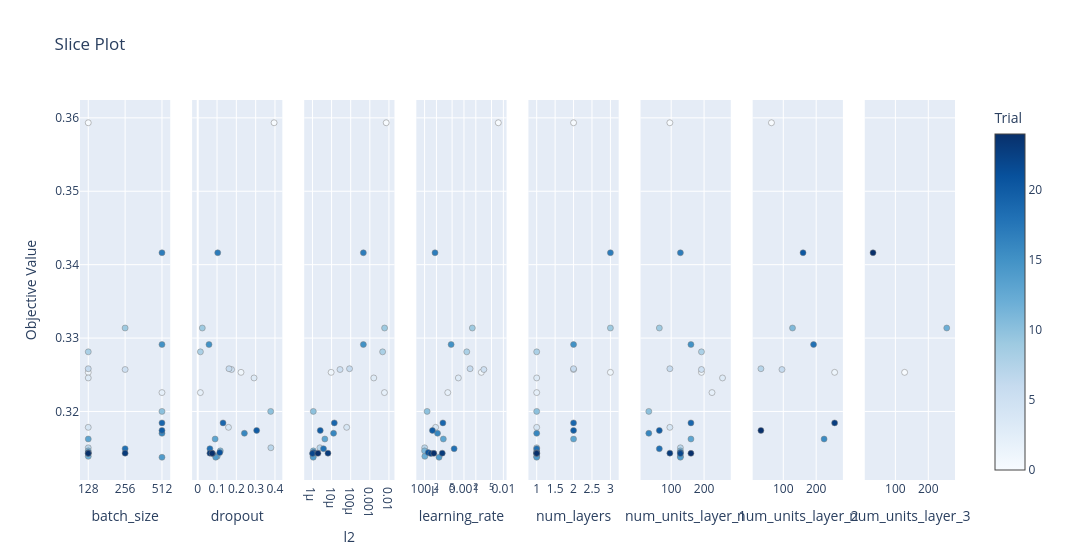

This figure's notebook cell:
### Code cell
plot_optimization_history(study)
plot_param_importances(study)
plot_slice(study)

### Figure 1 — Plotly figure (JSON) as saved in the notebook; plotly's stock layout.template omitted (floating-point values rounded to 4 significant figures)
{"data": [{"marker": {"color": [0, 1, 2, 3, 4, 5, 6, 7, 8, 9, 10, 11, 12, 13, 14, 15, 16, 17, 18, 19, 20, 21, 22, 23, 24], "colorbar": {"title": {"text": "Trial"}, "x": 1, "xpad": 40}, "colorscale": [[0, "rgb(247,251,255)"], [0.125, "rgb(222,235,247)"], [0.25, "rgb(198,219,239)"], [0.375, "rgb(158,202,225)"], [0.5, "rgb(107,174,214)"], [0.625, "rgb(66,146,198)"], [0.75, "rgb(33,113,181)"], [0.875, "rgb(8,81,156)"], [1, "rgb(8,48,107)"]], "line": {"color": "Grey", "width": 0.5}, "showscale": true}, "mode": "markers", "name": "Feasible Trial", "showlegend": false, "type": "scatter", "x": [128, 128, 512, 128, 128, 256, 128, 128, 128, 256, 512, 128, 128, 128, 512, 512, 512, 512, 256, 512, 512, 128, 128, 256, 128], "xaxis": "x", "y": [0.3593, 0.3253, 0.3226, 0.3246, 0.3178, 0.3257, 0.3258, 0.3151, 0.3281, 0.3314, 0.32, 0.3146, 0.3139, 0.3163, 0.3138, 0.3291, 0.317, 0.3416, 0.3149, 0.3184, 0.3174, 0.3144, 0.3143, 0.3143, 0.3143], "yaxis": "y"}, {"marker": {"color": [0, 1, 2, 3, 4, 5, 6, 7, 8, 9, 10, 11, 12, 13, 14, 15, 16, 17, 18, 19, 20, 21, 22, 23, 24], "colorbar": {"title": {"text": "Trial"}, "x": 1, "xpad": 40}, "colorscale": [[0, "rgb(247,251,255)"], [0.125, "rgb(222,235,247)"], [0.25, "rgb(198,219,239)"], [0.375, "rgb(158,202,225)"], [0.5, "rgb(107,174,214)"], [0.625, "rgb(66,146,198)"], [0.75, "rgb(33,113,181)"], [0.875, "rgb(8,81,156)"], [1, "rgb(8,48,107)"]], "line": {"color": "Grey", "width": 0.5}, "showscale": false}, "mode": "markers", "name": "Feasible Trial", "showlegend": false, "type": "scatter", "x": [0.3954, 0.224, 0.01365, 0.2917, 0.1592, 0.1753, 0.1619, 0.3787, 0.01387, 0.0237, 0.3779, 0.1169, 0.1009, 0.09016, 0.09309, 0.05829, 0.2417, 0.1035, 0.06297, 0.1309, 0.3052, 0.1139, 0.07677, 0.06314, 0.07455], "xaxis": "x2", "y": [0.3593, 0.3253, 0.3226, 0.3246, 0.3178, 0.3257, 0.3258, 0.3151, 0.3281, 0.3314, 0.32, 0.3146, 0.3139, 0.3163, 0.3138, 0.3291, 0.317, 0.3416, 0.3149, 0.3184, 0.3174, 0.3144, 0.3143, 0.3143, 0.3143], "yaxis": "y2"}, {"marker": {"color": [0, 1, 2, 3, 4, 5, 6, 7, 8, 9, 10, 11, 12, 13, 14, 15, 16, 17, 18, 19, 20, 21, 22, 23, 24], "colorbar": {"title": {"text": "Trial"}, "x": 1, "xpad": 40}, "colorscale": [[0, "rgb(247,251,255)"], [0.125, "rgb(222,235,247)"], [0.25, "rgb(198,219,239)"], [0.375, "rgb(158,202,225)"], [0.5, "rgb(107,174,214)"], [0.625, "rgb(66,146,198)"], [0.75, "rgb(33,113,181)"], [0.875, "rgb(8,81,156)"], [1, "rgb(8,48,107)"]], "line": {"color": "Grey", "width": 0.5}, "showscale": false}, "mode": "markers", "name": "Feasible Trial", "showlegend": false, "type": "scatter", "x": [0.007184, 9.488e-06, 0.005818, 0.001609, 6.166e-05, 2.769e-05, 8.696e-05, 2.454e-06, 0.00468, 0.005922, 1.109e-06, 1.107e-06, 1.086e-06, 4.45e-06, 1.096e-06, 0.0004599, 1.271e-05, 0.0004587, 3.787e-06, 1.392e-05, 2.558e-06, 1.148e-06, 1.003e-06, 6.477e-06, 1.939e-06], "xaxis": "x3", "y": [0.3593, 0.3253, 0.3226, 0.3246, 0.3178, 0.3257, 0.3258, 0.3151, 0.3281, 0.3314, 0.32, 0.3146, 0.3139, 0.3163, 0.3138, 0.3291, 0.317, 0.3416, 0.3149, 0.3184, 0.3174, 0.3144, 0.3143, 0.3143, 0.3143], "yaxis": "y3"}, {"marker": {"color": [0, 1, 2, 3, 4, 5, 6, 7, 8, 9, 10, 11, 12, 13, 14, 15, 16, 17, 18, 19, 20, 21, 22, 23, 24], "colorbar": {"title": {"text": "Trial"}, "x": 1, "xpad": 40}, "colorscale": [[0, "rgb(247,251,255)"], [0.125, "rgb(222,235,247)"], [0.25, "rgb(198,219,239)"], [0.375, "rgb(158,202,225)"], [0.5, "rgb(107,174,214)"], [0.625, "rgb(66,146,198)"], [0.75, "rgb(33,113,181)"], [0.875, "rgb(8,81,156)"], [1, "rgb(8,48,107)"]], "line": {"color": "Grey", "width": 0.5}, "showscale": false}, "mode": "markers", "name": "Feasible Trial", "showlegend": false, "type": "scatter", "x": [0.007438, 0.00276, 0.0003881, 0.0007202, 0.0001906, 0.003194, 0.00143, 0.0001005, 0.001177, 0.00163, 0.0001159, 0.0001001, 0.0001016, 0.0002994, 0.0002329, 0.0004721, 0.0002129, 0.000184, 0.0005627, 0.0002919, 0.0001584, 0.000124, 0.0001447, 0.000281, 0.0001719], "xaxis": "x4", "y": [0.3593, 0.3253, 0.3226, 0.3246, 0.3178, 0.3257, 0.3258, 0.3151, 0.3281, 0.3314, 0.32, 0.3146, 0.3139, 0.3163, 0.3138, 0.3291, 0.317, 0.3416, 0.3149, 0.3184, 0.3174, 0.3144, 0.3143, 0.3143, 0.3143], "yaxis": "y4"}, {"marker": {"color": [0, 1, 2, 3, 4, 5, 6, 7, 8, 9, 10, 11, 12, 13, 14, 15, 16, 17, 18, 19, 20, 21, 22, 23, 24], "colorbar": {"title": {"text": "Trial"}, "x": 1, "xpad": 40}, "colorscale": [[0, "rgb(247,251,255)"], [0.125, "rgb(222,235,247)"], [0.25, "rgb(198,219,239)"], [0.375, "rgb(158,202,225)"], [0.5, "rgb(107,174,214)"], [0.625, "rgb(66,146,198)"], [0.75, "rgb(33,113,181)"], [0.875, "rgb(8,81,156)"], [1, "rgb(8,48,107)"]], "line": {"color": "Grey", "width": 0.5}, "showscale": false}, "mode": "markers", "name": "Feasible Trial", "showlegend": false, "type": "scatter", "x": [2, 3, 1, 1, 1, 2, 2, 1, 1, 3, 1, 1, 1, 2, 1, 2, 1, 3, 1, 2, 2, 1, 1, 1, 1], "xaxis": "x5", "y": [0.3593, 0.3253, 0.3226, 0.3246, 0.3178, 0.3257, 0.3258, 0.3151, 0.3281, 0.3314, 0.32, 0.3146, 0.3139, 0.3163, 0.3138, 0.3291, 0.317, 0.3416, 0.3149, 0.3184, 0.3174, 0.3144, 0.3143, 0.3143, 0.3143], "yaxis": "y5"}, {"marker": {"color": [0, 1, 2, 3, 4, 5, 6, 7, 8, 9, 10, 11, 12, 13, 14, 15, 16, 17, 18, 19, 20, 21, 22, 23, 24], "colorbar": {"title": {"text": "Trial"}, "x": 1, "xpad": 40}, "colorscale": [[0, "rgb(247,251,255)"], [0.125, "rgb(222,235,247)"], [0.25, "rgb(198,219,239)"], [0.375, "rgb(158,202,225)"], [0.5, "rgb(107,174,214)"], [0.625, "rgb(66,146,198)"], [0.75, "rgb(33,113,181)"], [0.875, "rgb(8,81,156)"], [1, "rgb(8,48,107)"]], "line": {"color": "Grey", "width": 0.5}, "showscale": false}, "mode": "markers", "name": "Feasible Trial", "showlegend": false, "type": "scatter", "x": [96, 192, 224, 256, 96, 192, 96, 128, 192, 64, 32, 128, 128, 160, 128, 160, 32, 128, 64, 160, 64, 128, 128, 96, 160], "xaxis": "x6", "y": [0.3593, 0.3253, 0.3226, 0.3246, 0.3178, 0.3257, 0.3258, 0.3151, 0.3281, 0.3314, 0.32, 0.3146, 0.3139, 0.3163, 0.3138, 0.3291, 0.317, 0.3416, 0.3149, 0.3184, 0.3174, 0.3144, 0.3143, 0.3143, 0.3143], "yaxis": "y6"}, {"marker": {"color": [0, 1, 5, 6, 9, 13, 15, 17, 19, 20], "colorbar": {"title": {"text": "Trial"}, "x": 1, "xpad": 40}, "colorscale": [[0, "rgb(247,251,255)"], [0.125, "rgb(222,235,247)"], [0.25, "rgb(198,219,239)"], [0.375, "rgb(158,202,225)"], [0.5, "rgb(107,174,214)"], [0.625, "rgb(66,146,198)"], [0.75, "rgb(33,113,181)"], [0.875, "rgb(8,81,156)"], [1, "rgb(8,48,107)"]], "line": {"color": "Grey", "width": 0.5}, "showscale": false}, "mode": "markers", "name": "Feasible Trial", "showlegend": false, "type": "scatter", "x": [64, 256, 96, 32, 128, 224, 192, 160, 256, 32], "xaxis": "x7", "y": [0.3593, 0.3253, 0.3257, 0.3258, 0.3314, 0.3163, 0.3291, 0.3416, 0.3184, 0.3174], "yaxis": "y7"}, {"marker": {"color": [1, 9, 17], "colorbar": {"title": {"text": "Trial"}, "x": 1, "xpad": 40}, "colorscale": [[0, "rgb(247,251,255)"], [0.125, "rgb(222,235,247)"], [0.25, "rgb(198,219,239)"], [0.375, "rgb(158,202,225)"], [0.5, "rgb(107,174,214)"], [0.625, "rgb(66,146,198)"], [0.75, "rgb(33,113,181)"], [0.875, "rgb(8,81,156)"], [1, "rgb(8,48,107)"]], "line": {"color": "Grey", "width": 0.5}, "showscale": false}, "mode": "markers", "name": "Feasible Trial", "showlegend": false, "type": "scatter", "x": [128, 256, 32], "xaxis": "x8", "y": [0.3253, 0.3314, 0.3416], "yaxis": "y8"}], "layout": {"title": {"text": "Slice Plot"}, "width": 2400, "xaxis": {"anchor": "y", "categoryarray": [128, 256, 512], "categoryorder": "array", "domain": [0, 0.1031], "title": {"text": "batch_size"}, "type": "category"}, "xaxis2": {"anchor": "y2", "domain": [0.1281, 0.2312], "title": {"text": "dropout"}}, "xaxis3": {"anchor": "y3", "domain": [0.2562, 0.3594], "title": {"text": "l2"}, "type": "log"}, "xaxis4": {"anchor": "y4", "domain": [0.3844, 0.4875], "title": {"text": "learning_rate"}, "type": "log"}, "xaxis5": {"anchor": "y5", "domain": [0.5125, 0.6156], "title": {"text": "num_layers"}}, "xaxis6": {"anchor": "y6", "domain": [0.6406, 0.7438], "title": {"text": "num_units_layer_1"}}, "xaxis7": {"anchor": "y7", "domain": [0.7688, 0.8719], "title": {"text": "num_units_layer_2"}}, "xaxis8": {"anchor": "y8", "domain": [0.8969, 1], "title": {"text": "num_units_layer_3"}}, "yaxis": {"anchor": "x", "domain": [0, 1], "title": {"text": "Objective Value"}}, "yaxis2": {"anchor": "x2", "domain": [0, 1], "matches": "y", "showticklabels": false}, "yaxis3": {"anchor": "x3", "domain": [0, 1], "matches": "y", "showticklabels": false}, "yaxis4": {"anchor": "x4", "domain": [0, 1], "matches": "y", "showticklabels": false}, "yaxis5": {"anchor": "x5", "domain": [0, 1], "matches": "y", "showticklabels": false}, "yaxis6": {"anchor": "x6", "domain": [0, 1], "matches": "y", "showticklabels": false}, "yaxis7": {"anchor": "x7", "domain": [0, 1], "matches": "y", "showticklabels": false}, "yaxis8": {"anchor": "x8", "domain": [0, 1], "matches": "y", "showticklabels": false}}}
